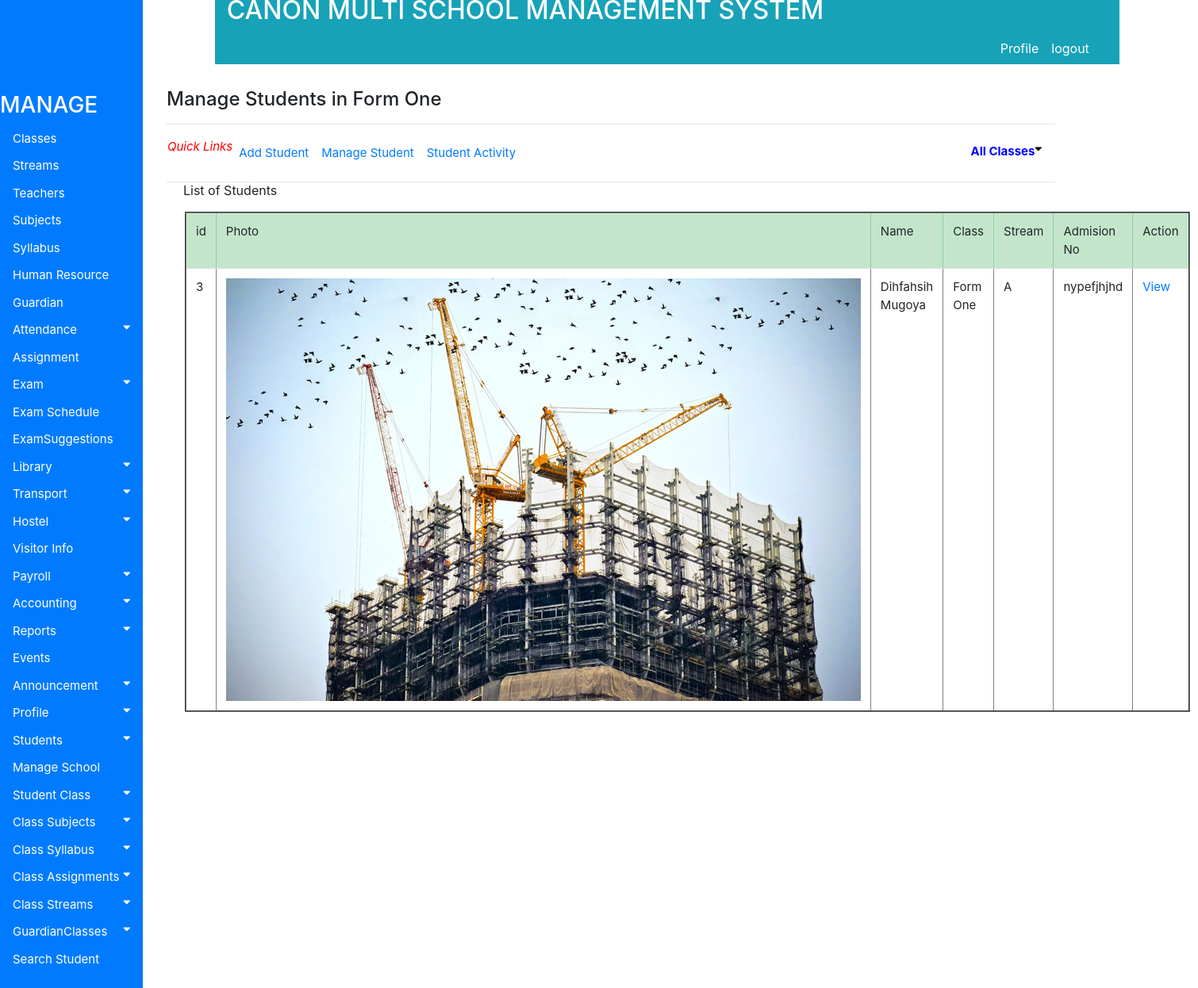
The app's page /accounts/studentsinaclass1 with its own data.
### accounts/models.py (models this page shows, shortened)
class DataStudent(models.Model):
    sex = (('female','female'), ('male','male'))
    reli = (('moslem','moslem'), ('Christian','Christian'),('Others','Others'))
    relation = (('Brother','Brother'), ('Sister','Sister'),('Mother','Mother'),
    ('Father','Father'), ('Uncle','Uncle'),('Auntie','Auntie'))
    school = models.ForeignKey(School, on_delete=models.PROTECT, blank=True, null=True)
    religion = models.CharField(max_length=130, choices=reli, blank=False)
    name = models.CharField(max_length=100, default="Student_name")
    username = models.CharField(max_length=100)
    gender = models.CharField(max_length=130, choices=sex, blank=False)
    Class = models.ForeignKey(Classinformation, on_delete=models.PROTECT, blank=True, null=True)
    stream = models.ForeignKey(Sectioninformation, on_delete=models.PROTECT, blank=True, null=True)
    admission_no = models.CharField(max_length=130, default="nypefjhjhd")
    admission_date = models.CharField(max_length=100, default="nyfjhjpd")
    Birth_Date= models.CharField(max_length=100, default="nyfjhjpd")
    Guardian = models.ForeignKey(Guardian,on_delete=models.PROTECT, null=True, blank=True)
    GuardianRelationshipToStudent = models.CharField(max_length=130, choices=relation, default="text",blank=False)
    phone = models.CharField(max_length=150, default="Use NIN")
    NationaId = models.CharField(max_length=150, default="Use NIN")
    PresentAddress = models.CharField(max_length=100, default="current area")
    PermanentAddress = models.CharField(max_length=100, default="home")
    previous_class = models.CharField(max_length=100, default="home")
    previous_school = models.CharField(max_length=100, default="home")
    FatherName = models.CharField(max_length=100, default="text")
    FatherPhone =  models.CharField(max_length=100, default="text")
    FatherProfession =  models.CharField(max_length=100, default="text")
    FatherDesignation = models.CharField(max_length=100, default="text")
    MotherName = models.CharField(max_length=100, default="text")
    MotherPhone =  models.CharField(max_length=100, default="text")
    MotherProfession =  models.CharField(max_length=100, default="text")
    MotherDesignation = models.CharField(max_length=100, default="text")
    email = models.CharField(max_length=100, default="text")
    health_condition = models.CharField(max_length=100, default="text")
    password = models.CharField(max_length=100, default="text")
    Transfer_Certificate = models.ImageField(upload_to="gallery", default="text")
    Father_Photo = models.ImageField(upload_to="gallery", default="text")
    Student_Photo = models.ImageField(upload_to="gallery", default="text")
    Mother_Photo = models.ImageField(upload_to="gallery", default="text")

class Classinformation(models.Model):
    School = models.ForeignKey(School, on_delete=models.PROTECT, blank=True, null=True)
    nameclass= (('Form_One','Form_One'), ('Form_Two', 'Form_Two'),('Form_Three','Form_Three'), ('Form_Four', 'Form_Four'),
    ('Form_Five_Arts','Form_Five_Arts'), ('Form_Five_Sciences', 'Form_Five_Sciences'),
    ('Form_Five_Six','Form_Six_Arts'), ('Form_Six_Sciences', 'Form_Six_Sciences'))
    ClassName = models.CharField(max_length=130, choices=nameclass, blank=False)
    ClassTeacher = models.ForeignKey(TeachersInformation, on_delete=models.PROTECT, blank=True, null=True)
    TotalStudents = models.CharField(max_length=30, blank=True)
    NumberOfSections = models.CharField(max_length=30, blank=True)
    def __str__(self):
        return self.ClassName

class Sectioninformation(models.Model):
    options = (('A','A'),('B','B'))
    NameOfClass = models.ForeignKey(Classinformation, on_delete=models.PROTECT, blank=True, null=True)
    StreamTeacher = models.ForeignKey(TeachersInformation, on_delete=models.PROTECT, blank=True, null=True)
    SectionName = models.CharField(max_length=130, choices=options, blank=False)
    NumberOfStudents = models.CharField(max_length=30, blank=True)
    def __str__(self):
        return self.SectionName

### accounts/views.py (the view)
def studentsinaclass1(request):
    all_classes=Classinformation.objects.all()
    all_info = DataStudent.objects.filter(Class=all_classes[0])
    context={'all_info':all_info,'all_classes':all_classes}
    return render(request, 'accounts/StudentClass/view_form_one_students.html', context)

### accounts/templates/accounts/StudentClass/view_form_one_students.html (shortened to what this page needs)
{% extends 'base.html' %}
{% block body %}
<div class="container" style="margin-left: 200px;font-size: 20px; padding: 0px 10px;">
   <br><h4>Manage Students in Form One</h4>
  <hr style=" margin-top: 1rem;margin-bottom: 1rem;border: 0; border-top: 1px solid rgba(0, 0, 0, 0.1);"/>
  <nav class="nav navbar-expand" style="font-size:15px; padding: 1px 1px 1px 1px">
    <i style="font-size: 15px; color:red;">Quick Links</i>
    <ul class="navbar-nav mr-auto">
      <li class="nav-item">
      <a class="nav-link" href="#">Add Student</a>
      </li>
      <li class="nav-item">
      <a class="nav-link" href="#">Manage Student</a>
      </li>
      <li class="nav-item">
      <a class="nav-link" href="#">Student Activity</a>
      </li>
    </ul>
    <div style="float:right;">
    <button class="dropdown-btn" style="float:right; background:white;color:black"><b>All Classes</b>
    <i class="fa fa-caret-down"></i>
    </button>
    </div>
  </nav>
  <nav class="nav navbar-expand" style="float:left">
    <ul class="navbar-nav mr-auto">
      <li class="nav-item">
        <a class="nav-link" href="#"><button class="btn btn-default">List of Students</button></a>
      </li>
    </ul>
  </nav>
  <hr style=" margin-top: 1rem;margin-bottom: 1rem;border: 0; border-top: 1px solid rgba(0, 0, 0, 0.1);"/>
<div class="container" style="margin-left:20px; font-size:15px; padding:3px">
<table class="table table-hover" border="2">
   <thead class="table-success">
    <tr>
         <td>id</td>
         <td>Photo</td>
         <td>Name</td>
         <td>Class</td>
         <td>Stream</td>
         <td>Admision No</td>
         <td>Action</td>
     </tr>
   </thead>
   <tbody>
     {% if all_info %}
     {% for item in all_info %}
     <tr>
       <td>{{ item.id}}</td>
       <td><img src='{{ item.Student_Photo}}'></td>
       <td>{{ item.name}}</td>
       <td>{{ item.Class}}</td>
       <td>{{ item.stream}}</td>
       <td>{{ item.admission_no}}</td>
       <td><a  href="{% url 'singlestudentdetails' pk=item.id  %}">View</a>
       </td>
        {% endfor %}
     </tr>
     {% endif %}
   </tbody>
</table>
</div>
</div>
{% endblock %}

### accounts/static/css/style.css (style rules this page uses)
.container { margin-left: 200px;font-size: 10px; padding: 0px 10px; }
body { font-family: "Lato", sans-serif; }
b { font-size:100%; color:blue; }
.fa-caret-down { float: right; padding-right: 8px; }

### records on screen
DataStudent: id "3", Student_Photo (picture), name "Dihfahsih Mugoya", Class "Form One", stream "A", admission_no "nypefjhjhd"
